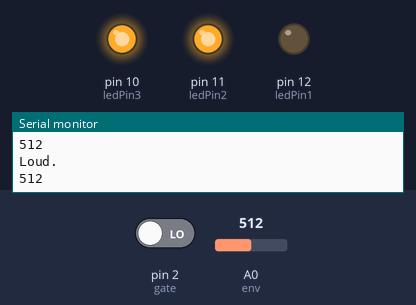
Bench run of a sketch on a simulated Arduino Uno, built with avr-gcc and run on an emulated ATmega328P. Parts: output pins drawn as LEDs (lit = HIGH), the last lines printed to the serial monitor. The test bench sets the inputs (shaded band); at power-on: A0 (env) = 512, pin 2 (gate) LOW.

Above: at 1.2 s.
1.3 s: A0 (env) set to 75
2.8 s: A0 (env) set to 66
At 4.0 s:
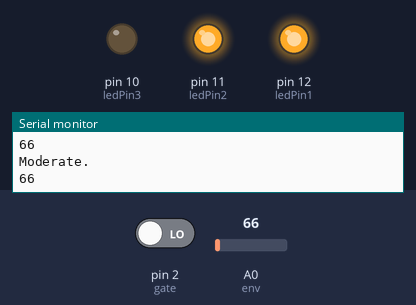
4.3 s: A0 (env) set to 35
5.8 s: A0 (env) set to 30
At 7.0 s:
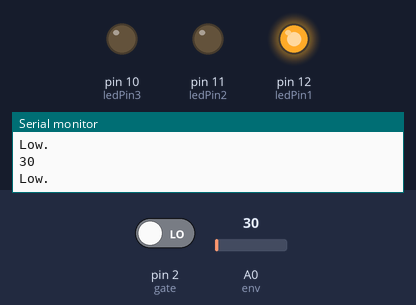
7.3 s: A0 (env) set to 80
At 8.6 s:
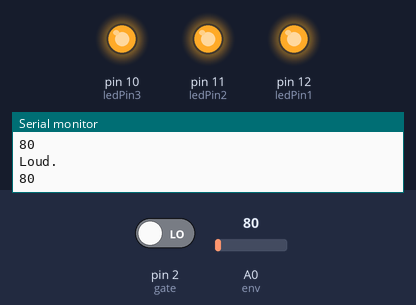
Timing chart, 0 to 10.3 s (numbered marks = the images above; inputs shaded):
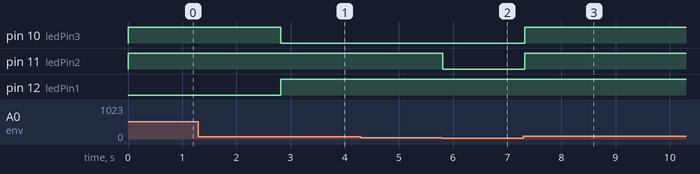

The sketch:

mic-LED.ino
```cpp
//int pin_val;
  int ledPin1 = 12;
  int ledPin2 = 11;
  int ledPin3 = 10;
  int gate = 2;
  int env = A0;

void soundISR()
{
  int pin_val;
  int ledPin = 13;
  int gate = 2;
  int env = A0;

  pin_val = digitalRead(gate);
  digitalWrite(ledPin, pin_val);
  Serial.println("interrupted");
}

void setup()
{
  Serial.begin(9600);

  //  Configure LED pin as output
  pinMode(ledPin1, OUTPUT);
  pinMode(ledPin2, OUTPUT);
  pinMode(ledPin3, OUTPUT);

  // configure input to interrupt
  pinMode(gate, INPUT);
  attachInterrupt(0, soundISR, CHANGE);

  // Display status
  Serial.println("Initialized");
}

void loop()
{
  int value;

  // Check the envelope input
  value = analogRead(env);

  // Convert envelope value into a message
  Serial.println(value);

  if(value == 0)
  {
    digitalWrite(ledPin1, LOW);
    digitalWrite(ledPin2, LOW);
    digitalWrite(ledPin3, LOW);
    Serial.println("0.");
  }
  else if( (value > 0) && (value <= 18))
  {
    digitalWrite(ledPin1, LOW);
    digitalWrite(ledPin2, LOW);
    digitalWrite(ledPin3, LOW);
    Serial.println("0-20.");
  }
  else if( (value >18) && (value <= 32) )
  {
    Serial.println("Low.");
   digitalWrite(ledPin1, HIGH);
   digitalWrite(ledPin2, LOW);
   digitalWrite(ledPin3, LOW);
  }
  else if( (value > 32) && ( value <= 70) )
  {
    Serial.println("Moderate.");
    digitalWrite(ledPin1, HIGH);
    digitalWrite(ledPin2, HIGH);
    digitalWrite(ledPin3, LOW);
  }
 else if(value > 70)
  {
   Serial.println("Loud.");
   digitalWrite(ledPin3, HIGH);
   digitalWrite(ledPin2, HIGH);
   digitalWrite(ledPin3, HIGH);
  }
}
```

Measured:
- the behaviour switches between 71 and 70 on A0 (env) (found by bisection; images 0 and 1)
- the behaviour switches between 33 and 32 on A0 (env) (found by bisection; images 1 and 2)
- after the input at 2.8 s, pin 10 (ledPin3): HIGH → LOW at once; pin 12 (ledPin1): LOW → HIGH at once
- after the input at 5.8 s, pin 11 (ledPin2): HIGH → LOW at once
- after the input at 7.3 s, pin 10 (ledPin3), pin 11 (ledPin2): LOW → HIGH at once
